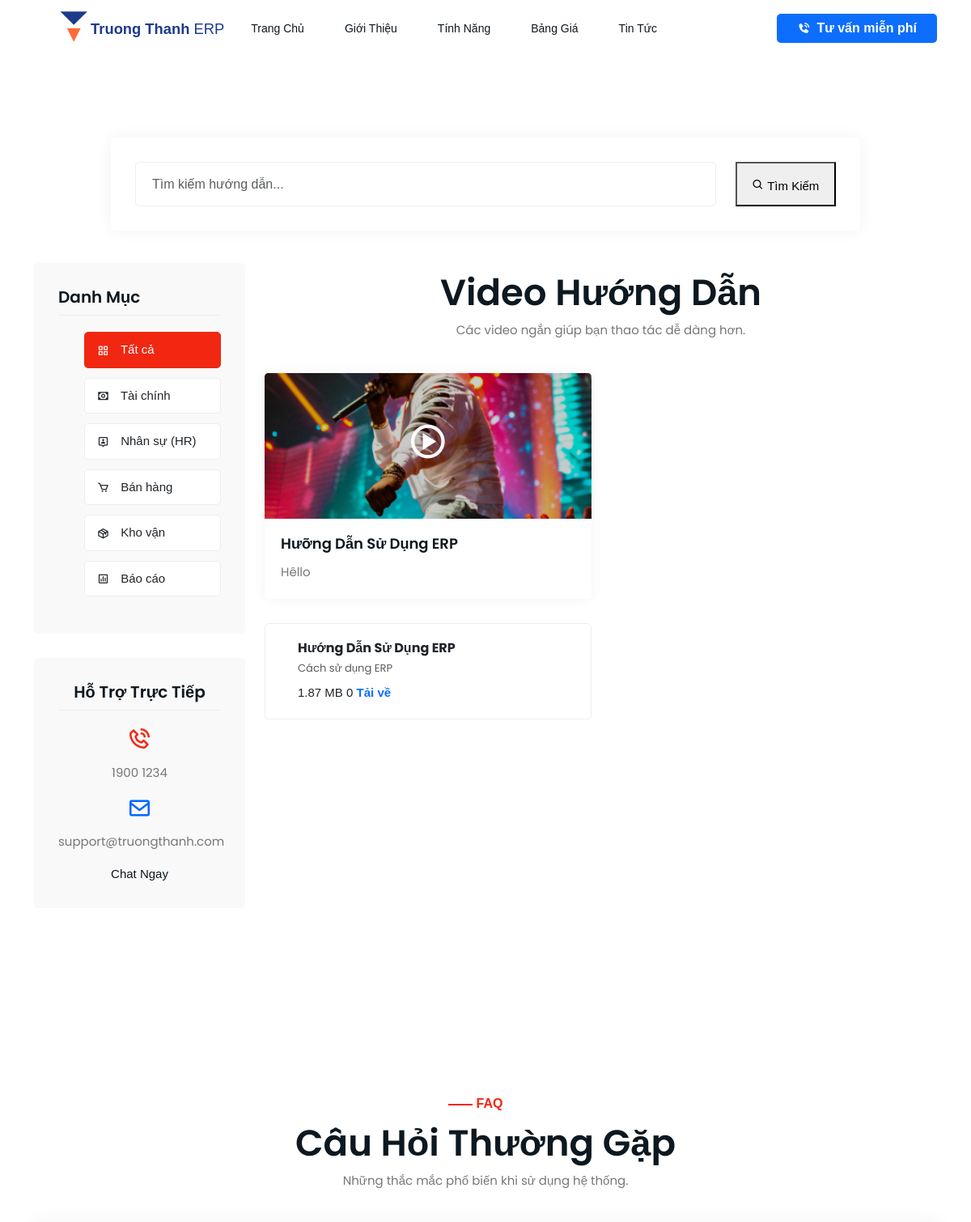
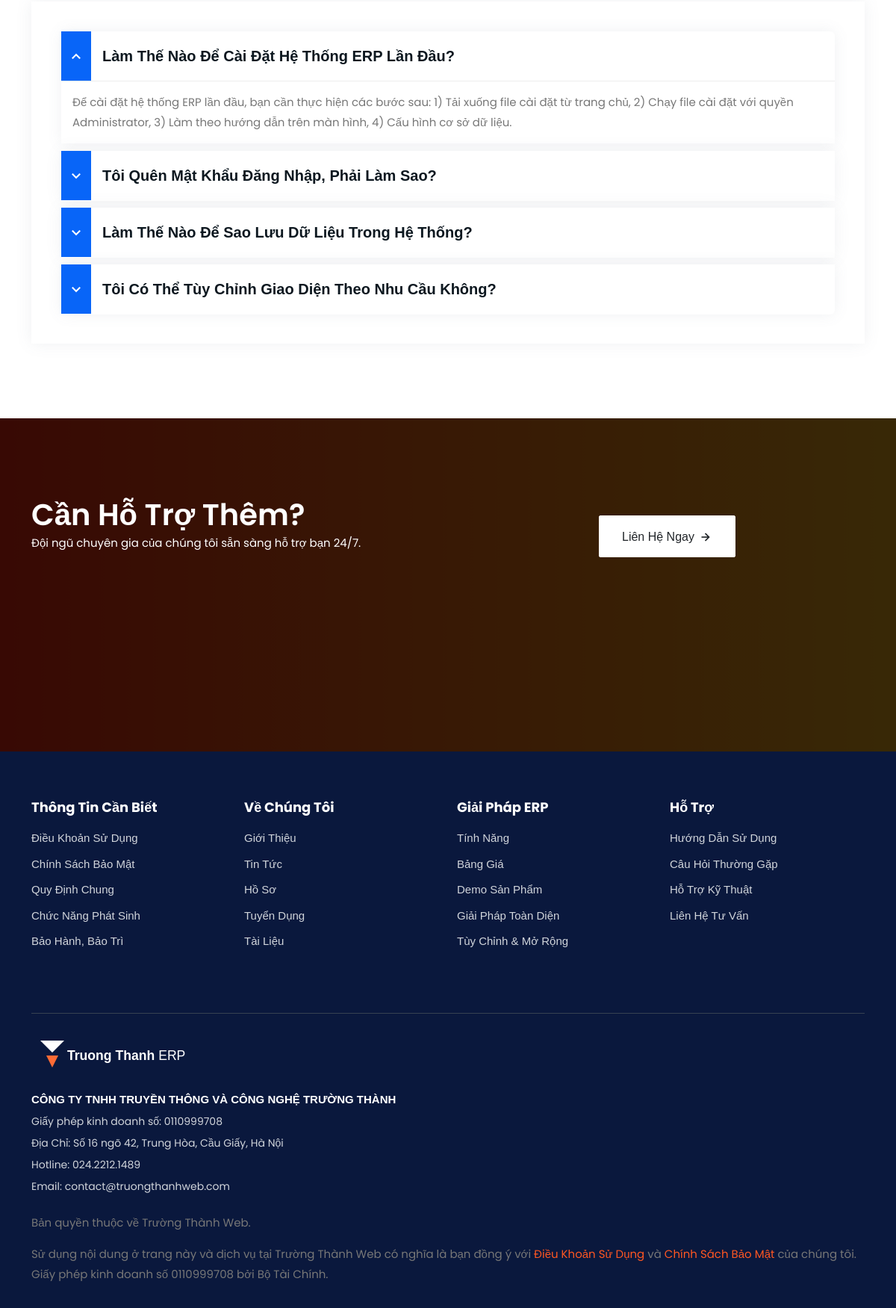
/huong-dan-su-dung/index.php, run on the app's committed database (2 pictures, top to bottom).
### tables this page shows
CREATE TABLE `help_categories` (
  `id` int(11) NOT NULL,
  `name` varchar(100) NOT NULL,
  `icon` varchar(50) DEFAULT 'bx-folder'
);

CREATE TABLE `help_items` (
  `id` int(11) NOT NULL,
  `category_id` int(11) NOT NULL,
  `title` varchar(255) NOT NULL,
  `description` text DEFAULT NULL,
  `type` enum('video','document') NOT NULL DEFAULT 'video',
  `file_path` varchar(255) DEFAULT NULL COMMENT 'Đường dẫn file PDF hoặc Video tải lên',
  `video_link` varchar(255) DEFAULT NULL COMMENT 'Link Youtube/Vimeo',
  `thumbnail` varchar(255) DEFAULT NULL COMMENT 'Ảnh đại diện cho video',
  `created_at` timestamp NOT NULL DEFAULT current_timestamp()
);

CREATE TABLE `documents` (
  `id` int(11) NOT NULL,
  `title` varchar(255) NOT NULL,
  `description` text DEFAULT NULL,
  `file_path` varchar(255) NOT NULL,
  `file_type` varchar(20) NOT NULL COMMENT 'pdf, word, excel, video',
  `file_size` varchar(50) DEFAULT NULL,
  `download_count` int(11) DEFAULT 0,
  `created_at` timestamp NOT NULL DEFAULT current_timestamp()
);

### huong-dan-su-dung/index.php (the view, shortened to what this page needs)
<?php
require_once '../admin/config/db_connection.php';
$where = "WHERE 1=1";
$cats = $conn->query("SELECT * FROM help_categories");
$videos = $conn->query("SELECT * FROM help_items $where AND type='video' ORDER BY id DESC");
$sql_docs = "SELECT * FROM documents ORDER BY created_at DESC LIMIT 6";
$result_docs = $conn->query($sql_docs);
?>
<!DOCTYPE html>
<html lang="vi">
<head>
    <link rel="stylesheet" href="../assets/css/bootstrap.min.css">
    <link rel="stylesheet" href="../assets/css/animate.min.css">
    <link rel="stylesheet" href="../assets/css/boxicons.min.css">
    <link rel="stylesheet" href="../assets/css/owl.carousel.min.css">
    <link rel="stylesheet" href="../assets/css/owl.theme.default.min.css">
    <link rel="stylesheet" href="../assets/css/magnific-popup.min.css">
    <link rel="stylesheet" href="../assets/css/odometer.min.css">
    <link rel="stylesheet" href="../assets/css/nice-select.min.css">
    <link rel="stylesheet" href="../assets/css/meanmenu.min.css">
    <link rel="stylesheet" href="../assets/css/style.css">
    <link rel="stylesheet" href="../assets/css/dark.css">
    <link rel="stylesheet" href="../assets/css/responsive.css">
</head>
<body>
    <?php include("../includes/header.php") ?>
    <section class="blog-area pt-100 pb-100">
        <div class="container">
            <div class="row justify-content-center">
                <div class="col-lg-10">
                    <div class="search-box-area text-center">
                        <form action="" method="GET">
                            <div class="row">
                                <div class="col-lg-10 col-md-10">
                                    <div class="form-group mb-0">
                                        <input type="text" name="q" class="form-control" placeholder="Tìm kiếm hướng dẫn..." value="<?php echo isset($_GET['q']) ? htmlspecialchars($_GET['q']) : ''; ?>">
                                    </div>
                                </div>
                                <div class="col-lg-2 col-md-2">
                                    <button type="submit" class="default-btn" style="width: 100%; height: 55px; line-height: 55px; padding: 0;">
                                        <i class='bx bx-search'></i> Tìm Kiếm
                                    </button>
                                </div>
                            </div>
                        </form>
                    </div>
                </div>
            </div>
            <div class="row">
                <div class="col-lg-3">
                    <div class="sidebar-widget">
                        <h3>Danh Mục</h3>
                        <ul class="category-list">
                            <li><a href="index.php" class="<?php echo !isset($_GET['cat_id']) ? 'active' : ''; ?>"><i class='bx bx-grid-alt'></i> Tất cả</a></li>
                            <?php while ($c = $cats->fetch_assoc()): ?>
                                <li>
                                    <a href="?cat_id=<?php echo $c['id']; ?>" class="<?php echo (isset($_GET['cat_id']) && $_GET['cat_id'] == $c['id']) ? 'active' : ''; ?>">
                                        <i class='bx <?php echo $c['icon']; ?>'></i> <?php echo $c['name']; ?>
                                    </a>
                                </li>
                            <?php endwhile; ?>
                        </ul>
                    </div>
                    <div class="sidebar-widget text-center">
                        <h3>Hỗ Trợ Trực Tiếp</h3>
                        <div class="mb-3"><i class='bx bx-phone-call' style="font-size: 30px; color: #f12711;"></i>
                            <p class="font-weight-bold mt-2">1900 1234</p>
                        </div>
                        <div class="mb-3"><i class='bx bx-envelope' style="font-size: 30px; color: #0067ff;"></i>
                            <p class="mt-2">support@truongthanh.com</p>
                        </div>
                        <a href="#" class="default-btn">Chat Ngay</a>
                    </div>
                </div>
                <div class="col-lg-9">
                    <?php if ($videos->num_rows > 0): ?>
                        <div class="section-title text-left">
                            <h2>Video Hướng Dẫn</h2>
                            <p>Các video ngắn giúp bạn thao tác dễ dàng hơn.</p>
                        </div>
                        <div class="row">
                            <?php while ($v = $videos->fetch_assoc()): ?>
                                <?php
                                if (!empty($v['file_path'])) {
                                    $videoUrl = "../assets/uploads/help/" . $v['file_path'];
                                    $videoClass = "popup-local";
                                } else {
                                    $videoUrl = $v['video_link'];
                                    $videoClass = "popup-youtube";
                                }
                                $thumbUrl = !empty($v['thumbnail'])
                                    ? "../assets/uploads/help/" . $v['thumbnail']
                                    : "../assets/img/blog/default.jpg";
                                ?>
                                <div class="col-lg-6 col-md-6">
                                    <div class="video-card">
                                        <div class="video-thumb">
                                            <img src="<?php echo $thumbUrl; ?>" alt="<?php echo htmlspecialchars($v['title']); ?>">
                                            <a href="<?php echo $videoUrl; ?>" class="play-icon <?php echo $videoClass; ?>">
                                                <i class='bx bx-play-circle'></i>
                                            </a>
                                        </div>
                                        <div class="video-content">
                                            <h4><?php echo htmlspecialchars($v['title']); ?></h4>
                                            <p><?php echo htmlspecialchars($v['description']); ?></p>
                                        </div>
                                    </div>
                                </div>
                            <?php endwhile; ?>
                        </div>
                    <?php endif; ?>
                    <div class="row">
                        <?php if ($result_docs && $result_docs->num_rows > 0): ?>
                            <?php while ($doc = $result_docs->fetch_assoc()):
                            ?>
                                <div class="col-md-6">
                                    <div class="doc-item">
                                        <div class="w-100">
                                            <h5 class="mb-1" style="font-size: 16px; font-weight: 700;">
                                                <a href="#" class="text-dark text-decoration-none"><?php echo htmlspecialchars($doc['title']); ?></a>
                                            </h5>
                                            <p class="mb-2 text-muted small line-clamp-2"><?php echo htmlspecialchars($doc['description']); ?></p>
                                            <div class="doc-meta">
                                                <?php if ($doc['file_type'] == 'video'): ?>
                                                    <span><i class="ri-time-line"></i> Video</span>
                                                <?php else: ?>
                                                    <span><i class="ri-file-line"></i> <?php echo $doc['file_size']; ?></span>
                                                <?php endif; ?>
                                                <span><i class="ri-download-cloud-line"></i> <?php echo $doc['download_count']; ?></span>
                                                <a href="../assets/uploads/documents/<?php echo $doc['file_path']; ?>" download
                                                    class="ms-auto text-primary text-decoration-none fw-bold">
                                                    <?php echo ($doc['file_type'] == 'video') ? 'Xem ngay' : 'Tải về'; ?>
                                                </a>
                                            </div>
                                        </div>
                                    </div>
                                </div>
                            <?php endwhile; ?>
                        <?php else: ?>
                            <div class="col-12 text-center py-4">
                                <p>Chưa có tài liệu nào được tải lên.</p>
                            </div>
                        <?php endif; ?>
                    </div>
                </div>
            </div>
        </div>
    </section>
    <section class="faq-area bg-f9f9f9 pt-100 pb-100">
        <div class="container">
            <div class="section-title"> <span>FAQ</span>
                <h2>Câu Hỏi Thường Gặp</h2>
                <p>Những thắc mắc phổ biến khi sử dụng hệ thống.</p>
            </div>
            <div class="faq-accordion-content">
                <ul class="accordion">
                    <li class="accordion-item"> <a class="accordion-title active" href="javascript:void(0)"> <i class="bx bx-chevron-down"></i> Làm thế nào để cài đặt hệ thống ERP lần đầu? </a>
                        <p class="accordion-content show">Để cài đặt hệ thống ERP lần đầu, bạn cần thực hiện các bước sau: 1) Tải xuống file cài đặt từ trang chủ, 2) Chạy file cài đặt với quyền Administrator, 3) Làm theo hướng dẫn trên màn hình, 4) Cấu hình cơ sở dữ liệu.</p>
                    </li>
                    <li class="accordion-item"> <a class="accordion-title" href="javascript:void(0)"> <i class="bx bx-chevron-down"></i> Tôi quên mật khẩu đăng nhập, phải làm sao? </a>
                    </li>
                    <li class="accordion-item"> <a class="accordion-title" href="javascript:void(0)"> <i class="bx bx-chevron-down"></i> Làm thế nào để sao lưu dữ liệu trong hệ thống? </a>
                    </li>
                    <li class="accordion-item"> <a class="accordion-title" href="javascript:void(0)"> <i class="bx bx-chevron-down"></i> Tôi có thể tùy chỉnh giao diện theo nhu cầu không? </a>
                    </li>
                </ul>
            </div>
        </div>
    </section>
    <section class="smarter-area pt-100 pb-100" style="background: linear-gradient(to right, #f12711, #f5af19);">
        <div class="container">
            <div class="row align-items-center">
                <div class="col-lg-8 text-white">
                    <div class="smarter-content">
                        <h2 class="text-white">Cần Hỗ Trợ Thêm?</h2>
                        <p class="text-white">Đội ngũ chuyên gia của chúng tôi sẵn sàng hỗ trợ bạn 24/7.</p>
                    </div>
                </div>
                <div class="col-lg-4 text-right">
                    <div class="smarter-btn"><a href="#" class="btn-one bg-white text-dark">Liên Hệ Ngay <i class='bx bx-right-arrow-alt'></i></a></div>
                </div>
            </div>
        </div>
    </section>
    <?php include("../includes/footer.php") ?>
</body>
</html>

### data on the page
help_categories: name "Tài chính"
help_categories: name "Nhân sự (HR)"
help_categories: name "Bán hàng"
help_categories: name "Kho vận"
help_categories: name "Báo cáo"
help_items: thumbnail (picture), title "Hưỡng Dẫn Sử Dụng ERP", description "Hêllo"
documents: title "Hướng Dẫn Sử Dụng ERP", description "Cách sử dụng ERP", file_size "1.87 MB", download_count "0", file_type "Tải về"
